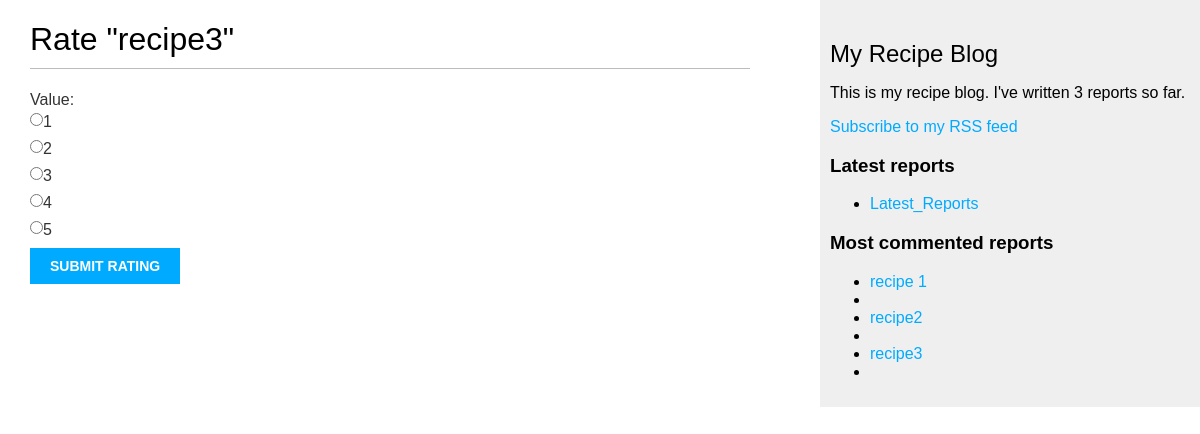
Screenshot of /recipe/report/3/rate/ with the database file from the repository.
### recipe/models.py (models this page shows, shortened)
class Report(models.Model):
    class Status(models.TextChoices):
        DRAFT = 'DF', 'Draft'
        PUBLISHED = 'PB', 'Published'
    CATEGORY_CHOICES = [
        ('BRK', 'Breakfast'),
        ('LCH', 'Lunch'),
        ('DIN', 'Dinner'),
        ('DES', 'Dessert'),
        ('APP', 'Appetizer'),
    ]
    title = models.CharField(max_length=250)
    slug = models.SlugField(max_length=250, unique_for_date='publish')
    author = models.ForeignKey(
        settings.AUTH_USER_MODEL, on_delete=models.CASCADE, related_name="recipe_reports"
    )
    body = models.TextField()
    image = models.ImageField(upload_to='reports/', null=True, blank=True)
    category = models.CharField(max_length=3, choices=CATEGORY_CHOICES, default="DIN")
    publish = models.DateTimeField(default=timezone.now)
    created = models.DateTimeField(auto_now_add=True)
    updated = models.DateTimeField(auto_now=True)
    status = models.CharField(max_length=2, choices=Status, default=Status.DRAFT)
    objects = models.Manager()
    published = PublishedManager()
    class Meta:
        ordering = ['-publish']
        indexes = [models.Index(fields=['-publish']),]
    def get_absolute_url(self):
        return reverse('recipe:report_detail',args=[
            self.publish.year,
            self.publish.month,
            self.publish.day,
            self.slug])
    tags = TaggableManager()

### recipe/views.py (the view)
# urls.py: path('report/<int:report_id>/rate/', rate_report, name='rate_report'),
def rate_report(request, report_id):
    report = get_object_or_404(Report, id=report_id)
    user = request.user
    success_message = None
    if request.method == 'POST':
        form = RatingForm(request.POST)
        if form.is_valid():
            rating_value = form.cleaned_data['value']
            existing_rating = Rating.objects.filter(report=report, user=user).first()
            if existing_rating:
                existing_rating.value = rating_value
                existing_rating.save()
            else:
                Rating.objects.create(report=report, user=user, value=rating_value)
            success_message = "Rating submitted successfully"
            return render(request, 'recipe/report/rate_report.html', {'form': form, 'report': report, 'success_message': success_message})
    else:
        form = RatingForm()
    return render(request, 'recipe/report/rate_report.html', {'form': form, 'report': report})

### recipe/forms.py
class RatingForm(forms.ModelForm):
    class Meta:
        model = Rating
        fields = ['value']
        widgets = {
            'value': forms.RadioSelect(choices=[(i, i) for i in range(1, 6)]),
            }

### recipe/models.py (called while the page is built)
    def get_queryset(self):
        return super().get_queryset().filter(status=Report.Status.PUBLISHED)

### recipe/templatetags/recipe_tags.py (called while the page is built)
@register.simple_tag
def get_most_commented_reports(count=5):
    return Report.published.annotate(
        total_comments=Count('comments')
    ).order_by('-total_comments')[:count]

@register.simple_tag
def total_reports():
    return Report.published.count()

@register.inclusion_tag('recipe/report/latest_reports.html')
def show_latest_reports(count=5):
    latest_posts = Report.published.order_by('-publish')[:count]
    return {'latest_reports': show_latest_reports}

### recipe/Templates/recipe/report/rate_report.html (shortened to what this page needs)
{% extends 'recipe/base.html' %}
{% block content %}
  {% if success_message %}
    <h1>{{ success_message }}</h1>
  {% else %}
    <h1>Rate "{{ report.title }}"</h1>
    <form method="POST">
      {{ form.as_p }}
      <input type="submit" value="Submit Rating">
    </form>
  {% endif %}
{% endblock %}

### recipe/Templates/recipe/base.html (shortened to what this page needs)
{% load recipe_tags %}
{% load static %}
<!DOCTYPE html>
<html>
<head>
    <link href = "{% static "css/blog.css" %}" rel = "stylesheet">
</head>
<body>
    <div id="content">
        {% block content %}
        {% endblock %}
    </div>
    <div id="sidebar">
        <h2>My Recipe Blog</h2>
        <p>This is my recipe blog.
            I've written {% total_reports %} reports so far.
        </p>
        <p>
            <a href="{% url "recipe:report_feed" %}">
                Subscribe to my RSS feed
            </a>
        <h3>Latest reports</h3>
        {% show_latest_reports 3 %}
        <h3>Most commented reports</h3>
        {% get_most_commented_reports as most_commented_reports %}
        <ul>
            {% for report in most_commented_reports %}
                <li>
                    <a href="{{ report.get_absolute_url }}">{{ report.title }}</a>
                <li>
            {% endfor %}
        </ul>
    </div>
</body>
</html>

### blog/static/css/blog.css (style rules this page uses)
body { margin:0; padding:0; font-family:helvetica, sans-serif; }
a { color:#00abff; text-decoration:none; }
h1 { font-weight:normal; border-bottom:1px solid #bbb; padding:0 0 10px 0; }
h2 { font-weight:normal; margin:30px 0 0; }
#content { float:left; width:60%; padding:0 0 0 30px; }
#sidebar { float:right; width:30%; padding:10px; background:#efefef; height:100%; }
label { float:left; clear:both; color:#333; margin-bottom:4px; }
input, textarea { clear:both; float:left; margin:0 0 10px; background:#ededed; border:0; padding:6px 10px; font-size:12px; }
input[type=submit] { font-weight:bold; background:#00abff; color:#fff; padding:10px 20px; font-size:14px; text-transform:uppercase; }

### rows the page displays
Report: title "recipe3"
Report: title "recipe 1"
Report: title "recipe2"

### other values shown
{{ report.title }} "Latest_Reports"
